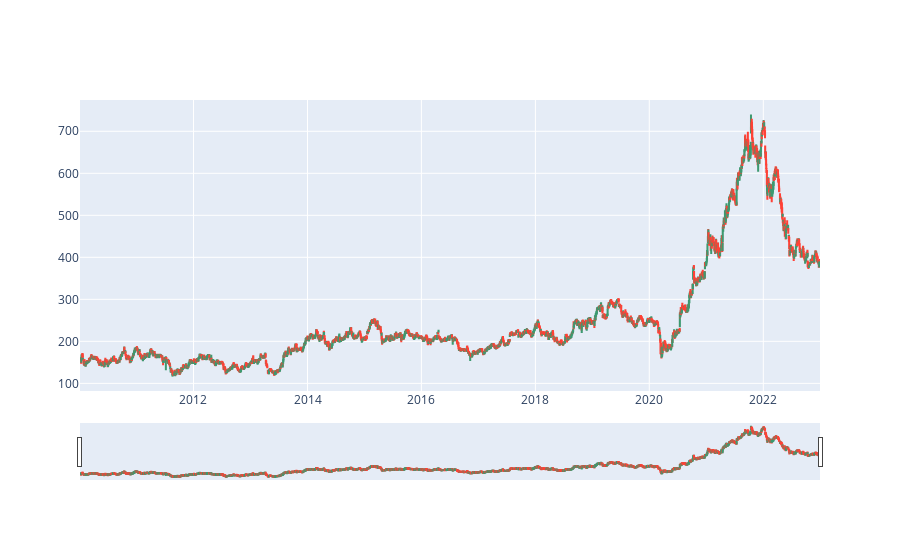

This figure's notebook cell:
### Code cell
# Candlestick Visualisation of Wipro
candlestick_viz(wipro);

### Figure 1 — Plotly figure (JSON) as saved in the notebook; plotly's stock layout.template omitted (floating-point values rounded to 4 significant figures; data arrays with more than 128 entries replaced by an {"elided": "..."} marker saying what was removed)
{"data": [{"close": {"elided": "3209 float values"}, "high": {"elided": "3209 float values"}, "low": {"elided": "3209 float values"}, "open": {"elided": "3209 float values"}, "type": "candlestick", "x": {"elided": "3209 str values"}}], "layout": {}}
